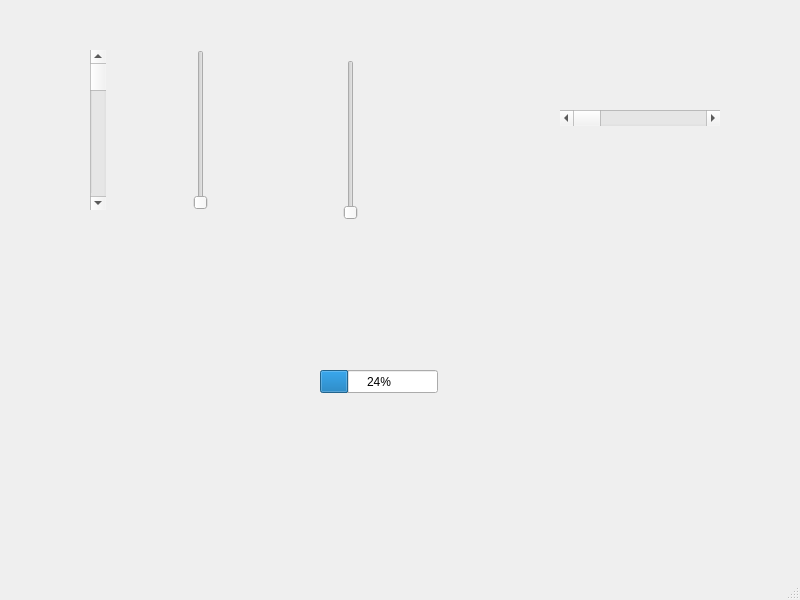
<?xml version="1.0" encoding="UTF-8"?>
<ui version="4.0">
 <class>MainWindow</class>
 <widget class="QMainWindow" name="MainWindow">
  <property name="geometry">
   <rect>
    <x>0</x>
    <y>0</y>
    <width>800</width>
    <height>600</height>
   </rect>
  </property>
  <property name="windowTitle">
   <string>MainWindow</string>
  </property>
  <widget class="QWidget" name="centralwidget">
   <widget class="QScrollBar" name="verticalScrollBar">
    <property name="geometry">
     <rect>
      <x>90</x>
      <y>50</y>
      <width>16</width>
      <height>160</height>
     </rect>
    </property>
    <property name="orientation">
     <enum>Qt::Vertical</enum>
    </property>
   </widget>
   <widget class="QSlider" name="verticalSlider">
    <property name="geometry">
     <rect>
      <x>190</x>
      <y>50</y>
      <width>22</width>
      <height>160</height>
     </rect>
    </property>
    <property name="orientation">
     <enum>Qt::Vertical</enum>
    </property>
   </widget>
   <widget class="QSlider" name="verticalSlider_2">
    <property name="geometry">
     <rect>
      <x>340</x>
      <y>60</y>
      <width>22</width>
      <height>160</height>
     </rect>
    </property>
    <property name="orientation">
     <enum>Qt::Vertical</enum>
    </property>
   </widget>
   <widget class="QScrollBar" name="horizontalScrollBar">
    <property name="geometry">
     <rect>
      <x>560</x>
      <y>110</y>
      <width>160</width>
      <height>16</height>
     </rect>
    </property>
    <property name="orientation">
     <enum>Qt::Horizontal</enum>
    </property>
   </widget>
   <widget class="QProgressBar" name="progressBar">
    <property name="geometry">
     <rect>
      <x>320</x>
      <y>370</y>
      <width>118</width>
      <height>23</height>
     </rect>
    </property>
    <property name="value">
     <number>24</number>
    </property>
   </widget>
  </widget>
  <widget class="QMenuBar" name="menubar">
   <property name="geometry">
    <rect>
     <x>0</x>
     <y>0</y>
     <width>800</width>
     <height>21</height>
    </rect>
   </property>
  </widget>
  <widget class="QStatusBar" name="statusbar"/>
 </widget>
 <resources/>
 <connections/>
</ui>
